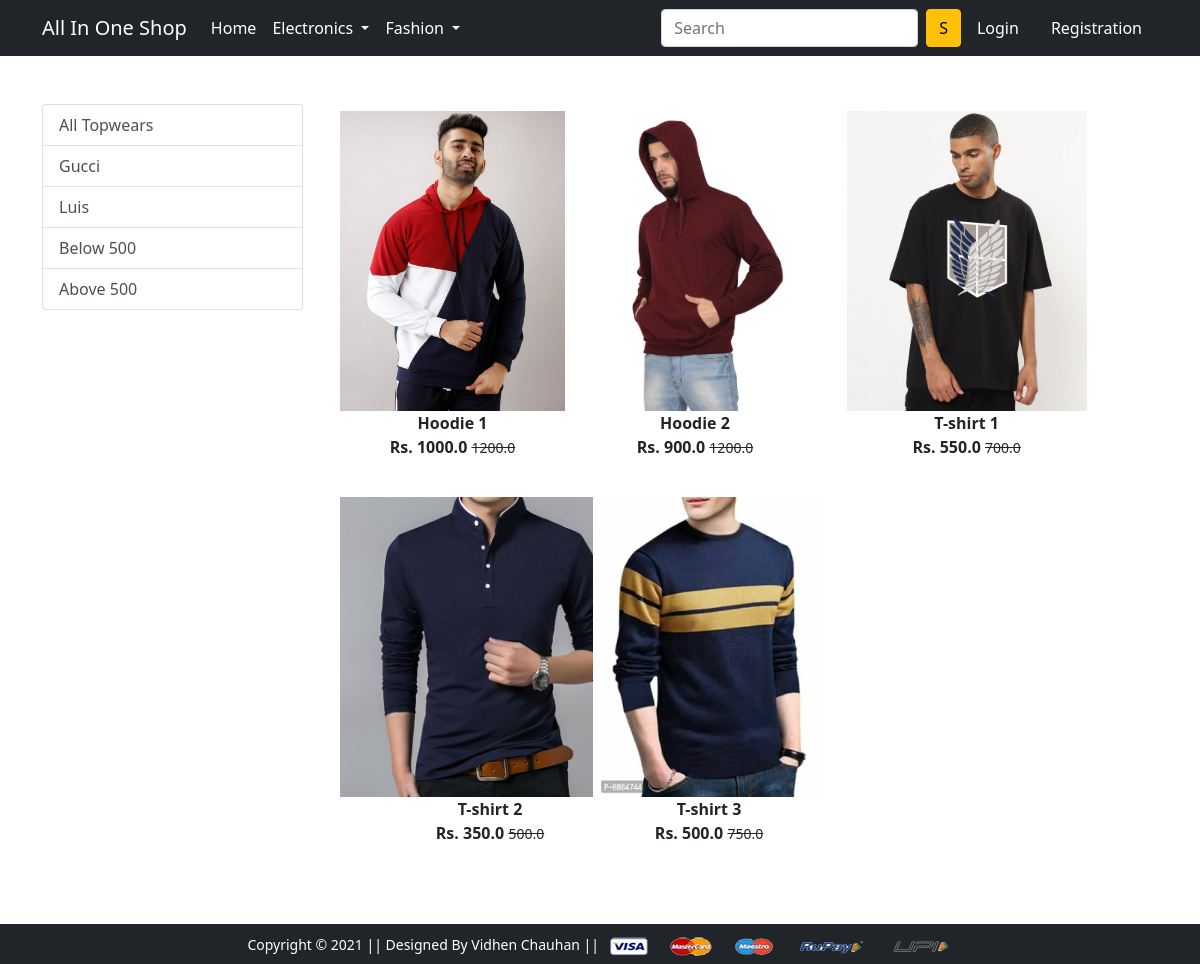
Screenshot of /topwear/ with the database file from the repository.
### app/models.py (models this page shows)
class Product(models.Model):
    title = models.CharField(max_length=100)
    selling_price = models.FloatField()
    discounted_price = models.FloatField()
    description = models.TextField()
    brand = models.CharField(max_length=100)
    category = models.CharField(choices=CATEGORY_CHOICES, max_length=2)
    product_image = models.ImageField(upload_to='productimg')

### app/views.py (the view)
# urls.py: path('topwear/', views.topwear, name='topwear'),
def topwear(request, data=None):
 totalitem = 0
 if data == None:
  topwears = Product.objects.filter(category= 'TW')
 elif data == 'Gucci' or data == "Luis":
  topwears = Product.objects.filter(category= 'TW').filter(brand=data)
 elif data == 'below':
  topwears = Product.objects.filter(category= 'TW').filter(discounted_price__lte=500)
 elif data == 'above':
  topwears = Product.objects.filter(category= 'TW').filter(discounted_price__gt=500)
 if request.user.is_authenticated:
    totalitem = len(Cart.objects.filter(user=request.user))
 return render(request, 'app/topwear.html', {'topwears': topwears, 'totalitem': totalitem})

### app/templates/app/topwear.html (shortened to what this page needs)
{% extends 'app/base.html' %}
{% load static %}
{% block main-content %}
<div class="container my-5">
 <div class="row">
  <div class="col-sm-3">
    <div class="list-group">
        <a href="{% url 'topwear' %}" class="list-group-item list-group-item-action" aria-current="true">All Topwears</a>
        <a href="{% url 'topweardata' 'Gucci' %}" class="list-group-item list-group-item-action" aria-current="true">Gucci</a>
        <a href="{% url 'topweardata' 'Luis' %}" class="list-group-item list-group-item-action" aria-current="true">Luis</a>
        <a href="{% url 'topweardata' 'below' %}" class="list-group-item list-group-item-action" aria-current="true">Below 500</a>
        <a href="{% url 'topweardata' 'above' %}" class="list-group-item list-group-item-action" aria-current="true">Above 500</a>
    </div>
  </div>
    <div class="col-sm-8">
        <div class="row">
            {% for product in topwears %}
            <div class="col-sm-4 text-center mb-4">
                <a href="{% url 'product-detail' product.id %}" class="btn">
                    <div class="item">
                        <img src="{{product.product_image.url}}" alt="" height="300" class="">
                        <div class="fw-bold">{{product.title}}</div>
                        <div class="fw-bold">Rs. {{product.discounted_price}} <small class="fw-light text-decoration-line-through">{{product.selling_price}}</small> </div>
                    </div>
                </a>
            </div>
            {% endfor %}
        </div>
    </div>
 </div>
</div>
{% endblock main-content %}

### rows the page displays
Product: product_image (picture), title "Hoodie 1", discounted_price "1000.0", selling_price "1200.0"
Product: product_image (picture), title "Hoodie 2", discounted_price "900.0", selling_price "1200.0"
Product: product_image (picture), title "T-shirt 1", discounted_price "550.0", selling_price "700.0"
Product: product_image (picture), title "T-shirt 2", discounted_price "350.0", selling_price "500.0"
Product: product_image (picture), title "T-shirt 3", discounted_price "500.0", selling_price "750.0"
